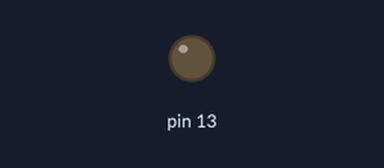
Recording of a sketch running on a simulated Arduino Uno, built with avr-gcc and run on an emulated ATmega328P. Shown: output pins drawn as LEDs (lit = HIGH).

Above: at 5.5 s.
At 56.5 s:
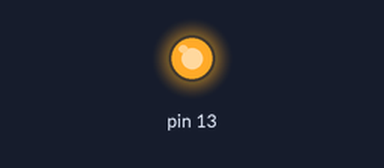
Timing chart, 0 to 58.5 s (numbered marks = the images above):
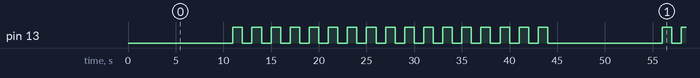

The sketch:

bling_LED.ino
```cpp
void setup() {
  // put your setup code here, to run once:
  pinMode(13, OUTPUT);
}


void loop() {
   // put your main code here, to run repeatedly:
   delay(11000);
   for(int i=0;i<17;i++){
     digitalWrite(13, HIGH);
     delay(1000);
     digitalWrite(13, LOW);
     delay(1000);
   }
 }
```

Measured:
- by itself, pin 13: moves between LOW and HIGH, repeating every 45.0 s
- by itself, everything shown: repeats every 45.0 s, in 34 steps
